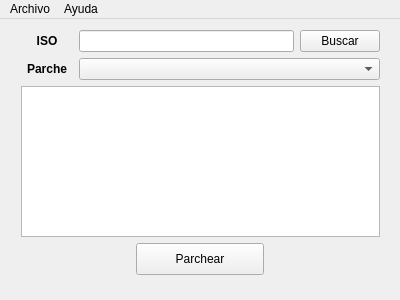
<?xml version="1.0" encoding="UTF-8"?>
<ui version="4.0">
 <class>Patcher</class>
 <widget class="QMainWindow" name="Patcher">
  <property name="geometry">
   <rect>
    <x>0</x>
    <y>0</y>
    <width>400</width>
    <height>300</height>
   </rect>
  </property>
  <property name="minimumSize">
   <size>
    <width>400</width>
    <height>300</height>
   </size>
  </property>
  <property name="maximumSize">
   <size>
    <width>400</width>
    <height>300</height>
   </size>
  </property>
  <property name="windowTitle">
   <string>MHP3rd patcher v1.3</string>
  </property>
  <widget class="QWidget" name="centralWidget">
   <widget class="QWidget" name="verticalLayoutWidget">
    <property name="geometry">
     <rect>
      <x>10</x>
      <y>0</y>
      <width>381</width>
      <height>267</height>
     </rect>
    </property>
    <layout class="QVBoxLayout" name="verticalLayout">
     <item>
      <layout class="QHBoxLayout" name="horizontalLayout">
       <item>
        <widget class="QLabel" name="label">
         <property name="minimumSize">
          <size>
           <width>52</width>
           <height>0</height>
          </size>
         </property>
         <property name="font">
          <font>
           <weight>75</weight>
           <bold>true</bold>
          </font>
         </property>
         <property name="text">
          <string>ISO</string>
         </property>
         <property name="alignment">
          <set>Qt::AlignCenter</set>
         </property>
        </widget>
       </item>
       <item>
        <widget class="QLineEdit" name="iso_path">
         <property name="readOnly">
          <bool>true</bool>
         </property>
        </widget>
       </item>
       <item>
        <widget class="QPushButton" name="iso_search">
         <property name="minimumSize">
          <size>
           <width>78</width>
           <height>0</height>
          </size>
         </property>
         <property name="text">
          <string>Buscar</string>
         </property>
        </widget>
       </item>
      </layout>
     </item>
     <item>
      <layout class="QHBoxLayout" name="horizontalLayout_3">
       <item>
        <widget class="QLabel" name="label_2">
         <property name="minimumSize">
          <size>
           <width>52</width>
           <height>0</height>
          </size>
         </property>
         <property name="maximumSize">
          <size>
           <width>52</width>
           <height>16777215</height>
          </size>
         </property>
         <property name="font">
          <font>
           <weight>75</weight>
           <bold>true</bold>
          </font>
         </property>
         <property name="text">
          <string>Parche</string>
         </property>
         <property name="alignment">
          <set>Qt::AlignCenter</set>
         </property>
        </widget>
       </item>
       <item>
        <widget class="QComboBox" name="patch_list">
         <property name="currentIndex">
          <number>-1</number>
         </property>
        </widget>
       </item>
      </layout>
     </item>
     <item>
      <widget class="QListWidget" name="msg_list">
       <property name="font">
        <font>
         <family>Monospace</family>
        </font>
       </property>
      </widget>
     </item>
     <item>
      <layout class="QHBoxLayout" name="horizontalLayout_2">
       <item>
        <widget class="QPushButton" name="iso_patch">
         <property name="minimumSize">
          <size>
           <width>0</width>
           <height>32</height>
          </size>
         </property>
         <property name="maximumSize">
          <size>
           <width>128</width>
           <height>16777215</height>
          </size>
         </property>
         <property name="text">
          <string>Parchear</string>
         </property>
        </widget>
       </item>
      </layout>
     </item>
    </layout>
   </widget>
  </widget>
  <widget class="QMenuBar" name="menuBar">
   <property name="geometry">
    <rect>
     <x>0</x>
     <y>0</y>
     <width>400</width>
     <height>25</height>
    </rect>
   </property>
   <widget class="QMenu" name="menuArchivo">
    <property name="title">
     <string>Archivo</string>
    </property>
    <addaction name="actionBuscar"/>
    <addaction name="actionParchear"/>
    <addaction name="separator"/>
    <addaction name="actionSalir"/>
   </widget>
   <widget class="QMenu" name="menuAyuda">
    <property name="title">
     <string>Ayuda</string>
    </property>
    <addaction name="separator"/>
    <addaction name="actionAcerca_de"/>
    <addaction name="actionAcerca_de_Qt"/>
   </widget>
   <addaction name="menuArchivo"/>
   <addaction name="menuAyuda"/>
  </widget>
  <action name="actionAcerca_de">
   <property name="text">
    <string>Acerca de</string>
   </property>
  </action>
  <action name="actionAcerca_de_Qt">
   <property name="text">
    <string>Acerca de Qt</string>
   </property>
  </action>
  <action name="actionBuscar">
   <property name="text">
    <string>Buscar</string>
   </property>
  </action>
  <action name="actionParchear">
   <property name="text">
    <string>Parchear</string>
   </property>
  </action>
  <action name="actionSalir">
   <property name="text">
    <string>Salir</string>
   </property>
  </action>
 </widget>
 <layoutdefault spacing="6" margin="11"/>
 <resources/>
 <connections>
  <connection>
   <sender>actionSalir</sender>
   <signal>triggered()</signal>
   <receiver>Patcher</receiver>
   <slot>close()</slot>
   <hints>
    <hint type="sourcelabel">
     <x>-1</x>
     <y>-1</y>
    </hint>
    <hint type="destinationlabel">
     <x>199</x>
     <y>149</y>
    </hint>
   </hints>
  </connection>
 </connections>
</ui>
